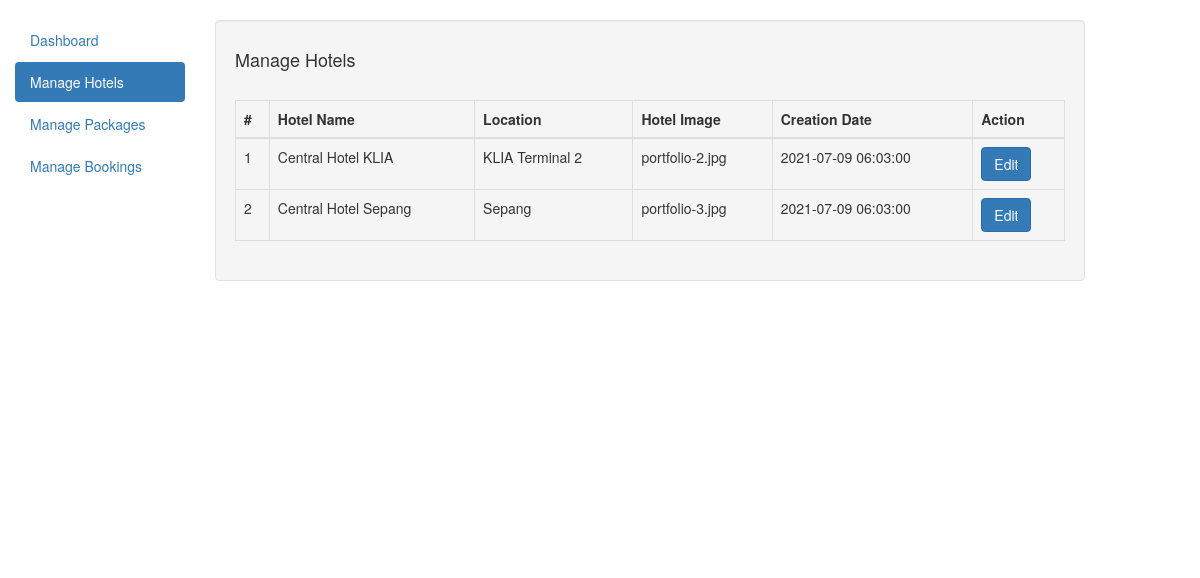
The app's page /admin/manage-hotels.php (signed in), older data.
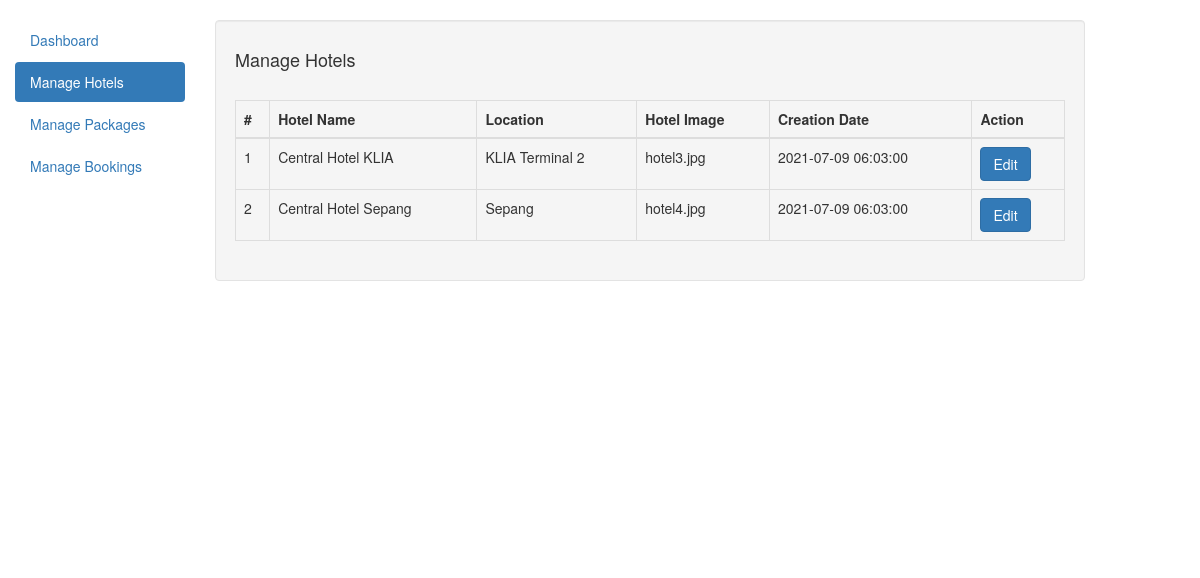
The same page, newer data.
### tables this page shows
CREATE TABLE `hotels` (
  `htl_id` int(11) NOT NULL,
  `htl_name` varchar(200) DEFAULT NULL,
  `htl_location` varchar(100) DEFAULT NULL,
  `htl_image` varchar(100) DEFAULT NULL,
  `creation_date` timestamp NULL DEFAULT current_timestamp(),
  `update_date` timestamp NULL DEFAULT NULL ON UPDATE current_timestamp()
);

### admin/manage-hotels.php (the view, shortened to what this page needs)
<?php
include('includes/config.php');
if (strlen($_SESSION['alogin']) == 0) {
	header('location:dashboard.php');
} else {
?>
<!DOCTYPE html>
<html lang="en">
<head>
    <link rel="stylesheet" href="https://maxcdn.bootstrapcdn.com/bootstrap/3.4.1/css/bootstrap.min.css">
</head>
<body>
    <div class="container-fluid">
        <div class="row content">
            <div class="col-sm-3 col-md-2 sidebar">
                <br>
                <ul class="nav nav-pills nav-stacked">
                    <li><a href="dashboard.php">Dashboard</a></li>
                    <li class="active"><a href="manage-hotels.php">Manage Hotels</a></li>
                    <li><a href="manage-packages.php">Manage Packages</a></li>
                    <li><a href="manage-bookings.php">Manage Bookings</a></li>
                </ul><br>
            </div>
            <br>
            <div class="col-sm-9">
                <div class="well">
                    <h4>Manage Hotels</h4><br>
                    <table class="table table-bordered">
                        <thead>
                            <tr>
                                <th>#</th>
                                <th>Hotel Name</th>
                                <th>Location</th>
                                <th>Hotel Image</th>
                                <th>Creation Date</th>
                                <th>Action</th>
                            </tr>
                        </thead>
                        <tbody>
                            <?php $sql = "SELECT * from hotels";
                            $query = $dbh->prepare($sql);
                            $query->execute();
                            $results = $query->fetchAll(PDO::FETCH_OBJ);
                            $cnt = 1;
                            if ($query->rowCount() > 0) {
                                foreach ($results as $result) { ?>
                                    <tr>
                                        <td><?php echo htmlentities($cnt); ?></td>
                                        <td><?php echo htmlentities($result->htl_name); ?></td>
                                        <td><?php echo htmlentities($result->htl_location); ?></td>
                                        <td><?php echo htmlentities($result->htl_image); ?></td>
                                        <td><?php echo htmlentities($result->creation_date); ?></td>
                                        <td><a href="update-hotel.php?hid=<?php echo htmlentities($result->htl_id); ?>"><button type="button" class="btn btn-primary">Edit</button></a></td>
                                    </tr>
                            <?php $cnt = $cnt + 1;
                                }
                            } ?>
                        </tbody>
                    </table>
                </div>
            </div>
        </div>
    </div>
</body>
</html>
<?php } ?>

Row changes from the older to the newer data that the page shows:
changed hotels "Central Hotel KLIA": htl_image "portfolio-2.jpg" → "hotel3.jpg"
changed hotels "Central Hotel Sepang": htl_image "portfolio-3.jpg" → "hotel4.jpg"
